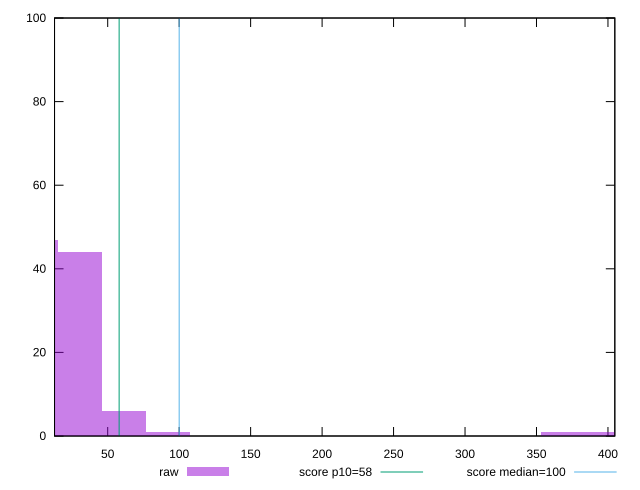

The script that saved this image:
reset

$raw <<EOF
368.4408661375836 1
399.1442716490489 1
61.406811022930604 6
30.703405511465302 44
0 47
92.1102165343959 1
EOF

set key outside below
set boxwidth 30.703405511465302
set xrange [12.8:404.7999999999986]
set yrange [0:100]
set trange [0:100]
set style fill transparent solid 0.5 noborder

set parametric
set terminal svg size 640, 490 enhanced background rgb 'white'
set output "report_00023_2021-02-20T12:14:57.249Z/estimated-input-latency/samples/pages/raw/histogram.svg"

plot $raw title "raw" with boxes, \
     58,t title "score p10=58", \
     100,t title "score median=100"

reset
